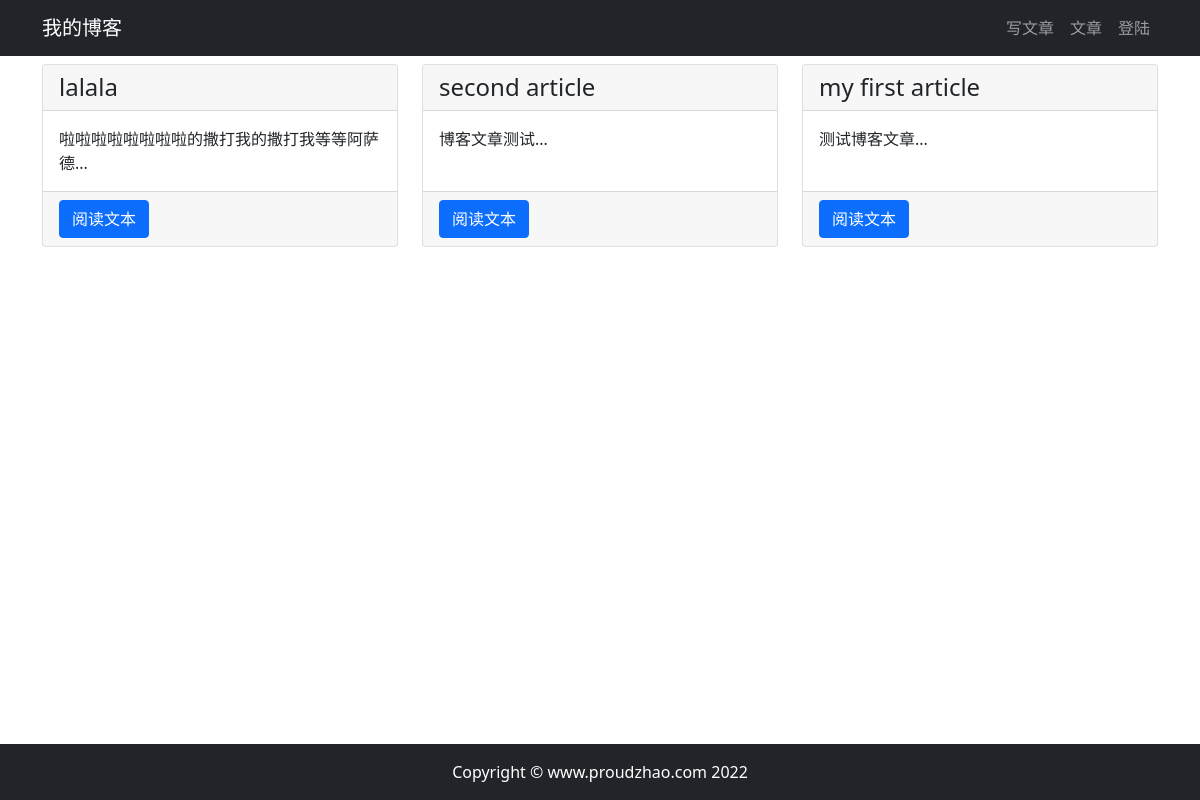
Page /article/article-list/ on the earlier database version.
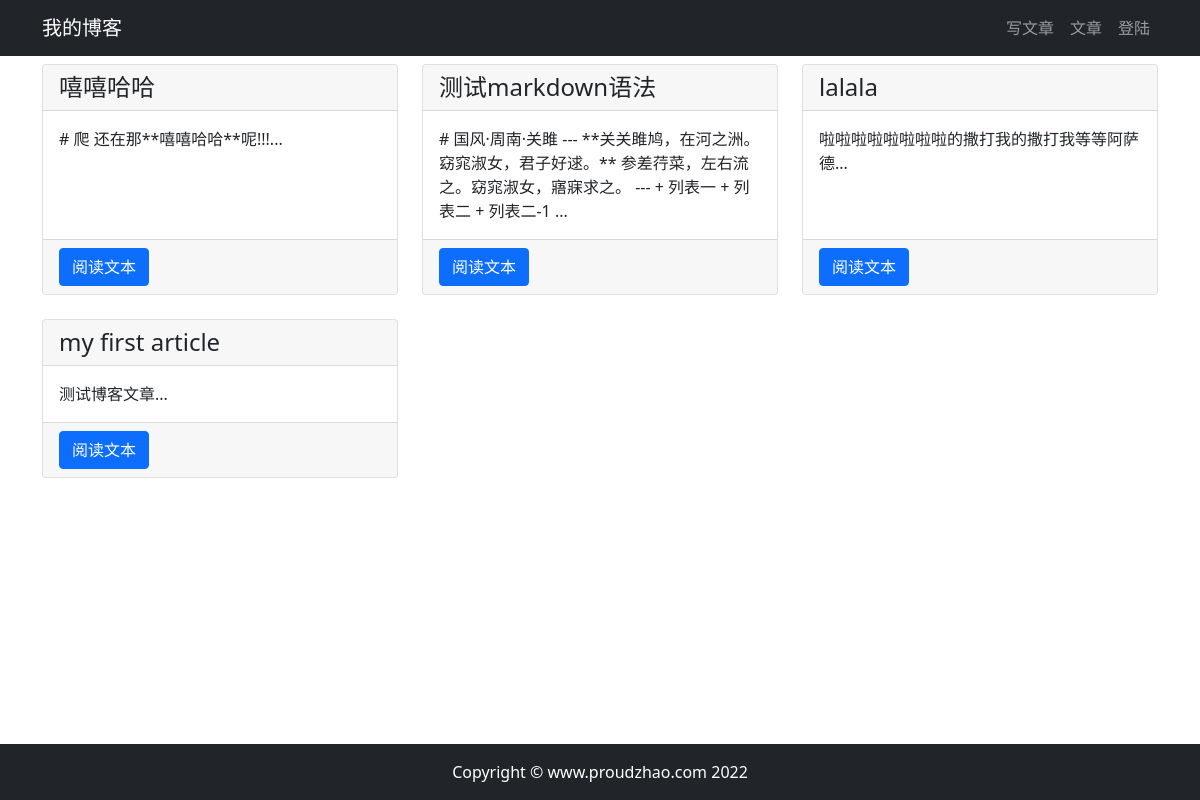
Same page on the later database version.
### article/models.py (models this page shows, shortened)
class ArticlePost(models.Model):
    author = models.ForeignKey(User, on_delete=models.CASCADE)
    title = models.CharField(max_length=100)
    body = models.TextField()
    created = models.DateTimeField(default=timezone.now)
    updated = models.DateTimeField(auto_now=True)
    class Meta:
        ordering = ('-created',)  # 这里是以创建时间倒序排列

### article/views.py (the view)
# urls.py: path('article-list/', views.article_list, name='article_list'),
def article_list(request):
    articles = ArticlePost.objects.all()
    context = {'articles': articles}
    return render(request, 'article/list.html', context)

### templates/article/list.html (shortened to what this page needs)
{% extends 'base.html' %}
{% load static %}
{% block content %}
    <div class="container">
        <div class="row mt-2">
            {% for article in articles %}
                <div class="col-4 mb-4">
                    <div class="card h-100">
                        <h4 class="card-header">{{ article.title }}</h4>
                        <div class="card-body">
                            <p class="card-text">{{ article.body|slice:'100' }}...</p>
                        </div>
                        <div class="card-footer">
                            <a href="{% url 'article:article_detail' article.id %}" class="btn btn-primary">阅读文本</a>
                        </div>
                    </div>
                </div>
            {% endfor %}
        </div>
    </div>
{% endblock content %}

### templates/base.html (shortened to what this page needs)
{% load static %}
<!DOCTYPE html>
<html lang="zh-cn">
<head>
    <link rel="stylesheet" href="{% static 'bootstrap/css/bootstrap.min.css' %}">
    <link rel="stylesheet" href="{% static 'md_css/monokai.css' %}">
    <link rel="stylesheet" href="{% static 'css/base.css' %}">
</head>
<body>
    {% include 'header.html' %}
    {% block content %}{% endblock content %}
    {% include 'footer.html' %}
</body>
</html>

### templates/header.html
<nav class="navbar navbar-expand-lg navbar-dark bg-dark">
    <div class="container">
        <a class="navbar-brand" href="#">我的博客</a>
        <div>
            <ul class="navbar-nav">
                <li class="nav-item">
                    <a class="nav-link" href="{% url 'article:article_create' %}">写文章</a>
                </li>
                <li class="nav-item">
                    <a class="nav-link" href="{% url 'article:article_list' %}">文章</a>
                </li>
                {% if user.is_authenticated %}
                    <li class="nav-item dropdown">
                        <a class="nav-link dropdown-toggle" href="#" id="navbarDropdown" role="button" data-bs-toggle="dropdown" aria-expanded="false">
                            {{ user.username }}
                        </a>
                        <div class="dropdown-menu dropdown-menu-dark" aria-labelledby="navbarDropdown">
                            <a class="dropdown-item" href="#" onclick="user_delete()">注销账号</a>
                            <a class="dropdown-item" href="{% url 'userprofile:logout' %}">退出登陆</a>
                        </div>
                        {% if user.is_authenticated %}
                            <form
                            style="display: none;"
                            id="user_delete"
                            action="{% url 'userprofile:delete' user.id%}"
                            method="post"
                            >
                                {% csrf_token %}
                                <button type="submit">发送</button>
                            </form>
                            <script>
                                function user_delete() {
                                    layer.open({
                                        title: "确认删除",
                                        content: "确认删除用户资料吗？",
                                        yes: (index, layero) => {
                                            $('form#user_delete button').click();
                                            layer.close(index);
                                    }
                                    })
                                }
                            </script>
                        {% endif %}
                    </li>
                {% else %}
                    <li class="nav-item">
                        <a class="nav-link" href="{% url 'userprofile:login' %}">登陆</a>
                    </li>
                {% endif %}
            </ul>
        </div>
    </div>
</nav>

### templates/footer.html
{% load static %}
<div>
    <br><br><br>
</div>
<footer class="py-3 bg-dark fixed-bottom">
    <div class="container">
        <p class="m-0 text-center text-white">Copyright &copy; www.proudzhao.com 2022</p>
    </div>
</footer>

### static/css/base.css (style rules this page uses)
a { text-decoration: none; }

Differences in the rows shown:
removed ArticlePost: title "second article", body "博客文章测试"
added ArticlePost: title "嘻嘻哈哈", body "# 爬 还在那**嘻嘻哈哈**呢!!!"
added ArticlePost: title "测试markdown语法", body "# 国风·周南·关雎 --- **关关雎鸠，在河之洲。窈窕淑女，君子好逑。** 参差荇菜，左右流之。窈窕淑女，寤寐求之。 --- + 列表一 + 列表二 + 列表二-1"
